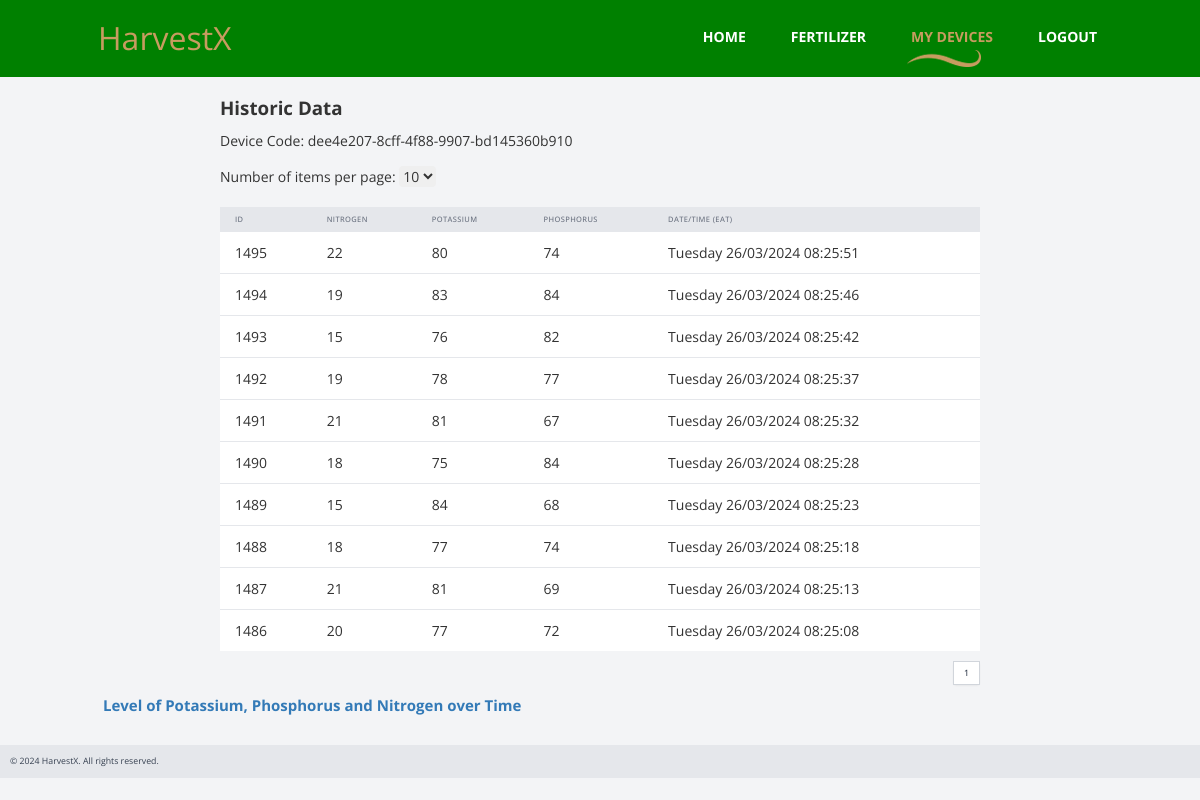
Before: /historic_data/55 with the older database file.
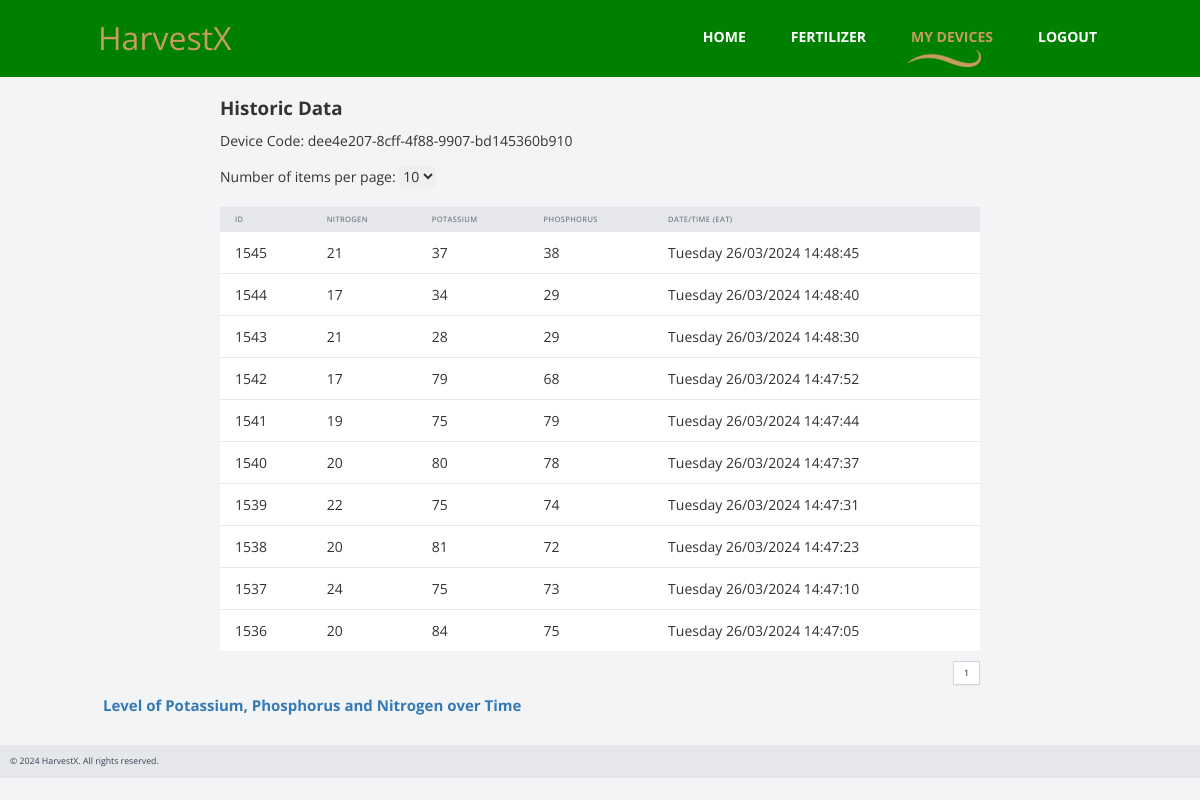
After: the same page with the newer database file.
### app.py (models this page shows)
class Data(db.Model):
    id = db.Column(db.Integer, primary_key=True)
    nitrogen = db.Column(db.Integer)
    potassium = db.Column(db.Integer)
    phosphorus = db.Column(db.Integer)
    user_id = db.Column(db.Integer)
    device_id = db.Column(db.Integer)
    datetime = db.Column(db.DateTime, default=datetime.utcnow)

### app.py (the view)
@app.route('/historic_data/<int:device_id>', methods=['GET'])
def historic_data(device_id):
    page = request.args.get('page', 1, type=int)
    items_per_page = int(request.args.get('items_per_page', 10))
    data_list = Data.query.filter_by(device_id=device_id).order_by(Data.datetime.desc()).paginate(page=page,
                                                                                                  per_page=items_per_page)
    pages = data_list.pages
    device_code = Device.query.get(device_id)
    return render_template('historic_data.html', device_id=device_id, page=page, device_code=device_code.device_code,
                           data_list=data_list, pages=pages, items_per_page=items_per_page)

### app.py (called while the page is built)
def datetimeformat(value, date_format='%A %d/%m/%Y %H:%M:%S'):
    if not value:
        return None
    local_timezone = pytz.timezone('Africa/Nairobi')
    local_time = value.replace(tzinfo=pytz.utc).astimezone(local_timezone)
    """Format a datetime object as a string."""
    return local_time.strftime(date_format)

### templates/historic_data.html (shortened to what this page needs)
{% extends "layout.html" %}
{% block nav %}
<li><a href="/index.html">Home</a></li>
<li><a href="/FertilizerRecommendation" >Fertilizer</a></li>
<li><a href="/devices" class="active" >My Devices</a></li>
     <li><a href="{{ url_for("logout") }}" >Logout</a></li>
{% endblock %}
{% block body %}
<body class="bg-gray-100">
    <div class="max-w-7xl mx-auto px-4 sm:px-6 lg:px-8">
        <h1 class="text-3xl font-bold mt-8">Historic Data</h1>
        <p class="mt-4">Device Code: {{ device_code }}</p>
        <p class="mt-4">Number of items per page:
            <select id="itemsPerPage" class="mt-2 rounded-md border-gray-300 focus:border-indigo-500 focus:ring-1 focus:ring-indigo-500 focus:outline-none">
                <option value="10" {% if items_per_page == 10 %}selected{% endif %}>10</option>
            </select>
        </p>
    </div>
    <div class="max-w-7xl mx-auto px-4 sm:px-6 lg:px-8 mt-8">
        <div class="overflow-x-auto">
            <table class="table-auto w-full">
                <thead>
                    <tr class="bg-gray-200">
                        <th class="px-6 py-3 text-left text-xs font-medium text-gray-500 uppercase tracking-wider">ID</th>
                        <th class="px-6 py-3 text-left text-xs font-medium text-gray-500 uppercase tracking-wider">Nitrogen</th>
                        <th class="px-6 py-3 text-left text-xs font-medium text-gray-500 uppercase tracking-wider">Potassium</th>
                        <th class="px-6 py-3 text-left text-xs font-medium text-gray-500 uppercase tracking-wider">Phosphorus</th>
                        <th class="px-6 py-3 text-left text-xs font-medium text-gray-500 uppercase tracking-wider">Date/Time (EAT)</th>
                    </tr>
                </thead>
                <tbody class="bg-white divide-y divide-gray-200">
                    {% for data in data_list %}
                    <tr>
                        <td class="px-6 py-4 whitespace-nowrap">{{ data.id }}</td>
                        <td class="px-6 py-4 whitespace-nowrap">{{ data.nitrogen }}</td>
                        <td class="px-6 py-4 whitespace-nowrap">{{ data.potassium }}</td>
                        <td class="px-6 py-4 whitespace-nowrap">{{ data.phosphorus }}</td>
                        <td class="px-6 py-4 whitespace-nowrap">{{ data.datetime|datetimeformat }}</td>
                    </tr>
                    {% endfor %}
                </tbody>
            </table>
        </div>
        <div class="flex justify-end mt-4">
            <nav class="relative z-0 inline-flex rounded-md shadow-sm -space-x-px" aria-label="Pagination">
<span class="relative inline-flex items-center px-4 py-2 border border-gray-300 bg-white text-sm font-medium text-gray-700">{{ page }}</span>
</nav>
</div>
</div>
<link rel="stylesheet" href="https://cdn.jsdelivr.net/npm/c3@0.7.20/c3.min.css">
 <div class="container mx-auto my-4">
      <h1 class="text-2xl text-primary font-bold mb-4">Level of Potassium, Phosphorus and Nitrogen over Time</h1>
    </div>
</body>
{% endblock %}

Changed rows visible on the page:
no longer on this page (row unchanged): Data: id "1495", nitrogen "22", potassium "80", phosphorus "74", datetime "Tuesday 26/03/2024 08:25:51"
no longer on this page (row unchanged): Data: id "1494", nitrogen "19", potassium "83", phosphorus "84", datetime "Tuesday 26/03/2024 08:25:46"
no longer on this page (row unchanged): Data: id "1493", nitrogen "15", potassium "76", phosphorus "82", datetime "Tuesday 26/03/2024 08:25:42"
no longer on this page (row unchanged): Data: id "1492", nitrogen "19", potassium "78", phosphorus "77", datetime "Tuesday 26/03/2024 08:25:37"
no longer on this page (row unchanged): Data: id "1491", nitrogen "21", potassium "81", phosphorus "67", datetime "Tuesday 26/03/2024 08:25:32"
no longer on this page (row unchanged): Data: id "1490", nitrogen "18", potassium "75", phosphorus "84", datetime "Tuesday 26/03/2024 08:25:28"
no longer on this page (row unchanged): Data: id "1489", nitrogen "15", potassium "84", phosphorus "68", datetime "Tuesday 26/03/2024 08:25:23"
no longer on this page (row unchanged): Data: id "1488", nitrogen "18", potassium "77", phosphorus "74", datetime "Tuesday 26/03/2024 08:25:18"
no longer on this page (row unchanged): Data: id "1487", nitrogen "21", potassium "81", phosphorus "69", datetime "Tuesday 26/03/2024 08:25:13"
no longer on this page (row unchanged): Data: id "1486", nitrogen "20", potassium "77", phosphorus "72", datetime "Tuesday 26/03/2024 08:25:08"
added Data: id "1545", nitrogen "21", potassium "37", phosphorus "38", datetime "Tuesday 26/03/2024 14:48:45"
added Data: id "1544", nitrogen "17", potassium "34", phosphorus "29", datetime "Tuesday 26/03/2024 14:48:40"
added Data: id "1543", nitrogen "21", potassium "28", phosphorus "29", datetime "Tuesday 26/03/2024 14:48:30"
added Data: id "1542", nitrogen "17", potassium "79", phosphorus "68", datetime "Tuesday 26/03/2024 14:47:52"
added Data: id "1541", nitrogen "19", potassium "75", phosphorus "79", datetime "Tuesday 26/03/2024 14:47:44"
added Data: id "1540", nitrogen "20", potassium "80", phosphorus "78", datetime "Tuesday 26/03/2024 14:47:37"
added Data: id "1539", nitrogen "22", potassium "75", phosphorus "74", datetime "Tuesday 26/03/2024 14:47:31"
added Data: id "1538", nitrogen "20", potassium "81", phosphorus "72", datetime "Tuesday 26/03/2024 14:47:23"
added Data: id "1537", nitrogen "24", potassium "75", phosphorus "73", datetime "Tuesday 26/03/2024 14:47:10"
added Data: id "1536", nitrogen "20", potassium "84", phosphorus "75", datetime "Tuesday 26/03/2024 14:47:05"
